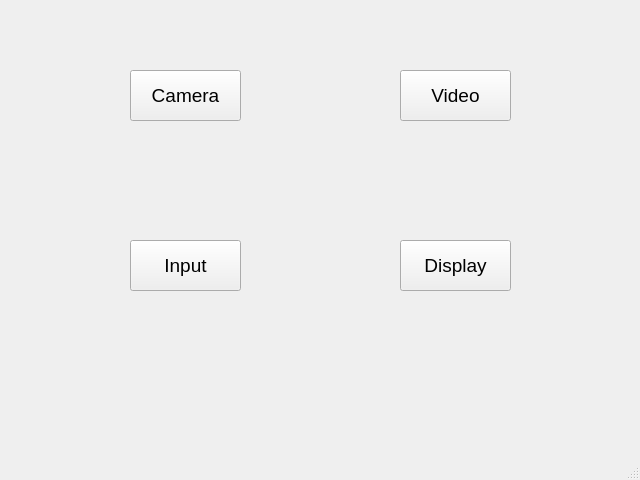
<?xml version="1.0" encoding="UTF-8"?>
<ui version="4.0">
 <class>MainWindow</class>
 <widget class="QMainWindow" name="MainWindow">
  <property name="geometry">
   <rect>
    <x>0</x>
    <y>0</y>
    <width>640</width>
    <height>480</height>
   </rect>
  </property>
  <property name="windowTitle">
   <string>MainWindow</string>
  </property>
  <widget class="QWidget" name="centralwidget">
   <widget class="QPushButton" name="pushButton">
    <property name="geometry">
     <rect>
      <x>130</x>
      <y>70</y>
      <width>111</width>
      <height>51</height>
     </rect>
    </property>
    <property name="font">
     <font>
      <pointsize>14</pointsize>
     </font>
    </property>
    <property name="text">
     <string>Camera</string>
    </property>
   </widget>
   <widget class="QPushButton" name="pushButton_2">
    <property name="geometry">
     <rect>
      <x>400</x>
      <y>70</y>
      <width>111</width>
      <height>51</height>
     </rect>
    </property>
    <property name="font">
     <font>
      <pointsize>14</pointsize>
     </font>
    </property>
    <property name="text">
     <string>Video</string>
    </property>
   </widget>
   <widget class="QPushButton" name="pushButton_3">
    <property name="geometry">
     <rect>
      <x>130</x>
      <y>240</y>
      <width>111</width>
      <height>51</height>
     </rect>
    </property>
    <property name="font">
     <font>
      <pointsize>14</pointsize>
     </font>
    </property>
    <property name="text">
     <string>Input</string>
    </property>
   </widget>
   <widget class="QPushButton" name="pushButton_4">
    <property name="geometry">
     <rect>
      <x>400</x>
      <y>240</y>
      <width>111</width>
      <height>51</height>
     </rect>
    </property>
    <property name="font">
     <font>
      <pointsize>14</pointsize>
     </font>
    </property>
    <property name="text">
     <string>Display</string>
    </property>
   </widget>
  </widget>
  <widget class="QMenuBar" name="menubar">
   <property name="geometry">
    <rect>
     <x>0</x>
     <y>0</y>
     <width>640</width>
     <height>26</height>
    </rect>
   </property>
  </widget>
  <widget class="QStatusBar" name="statusbar"/>
 </widget>
 <resources/>
 <connections/>
</ui>
